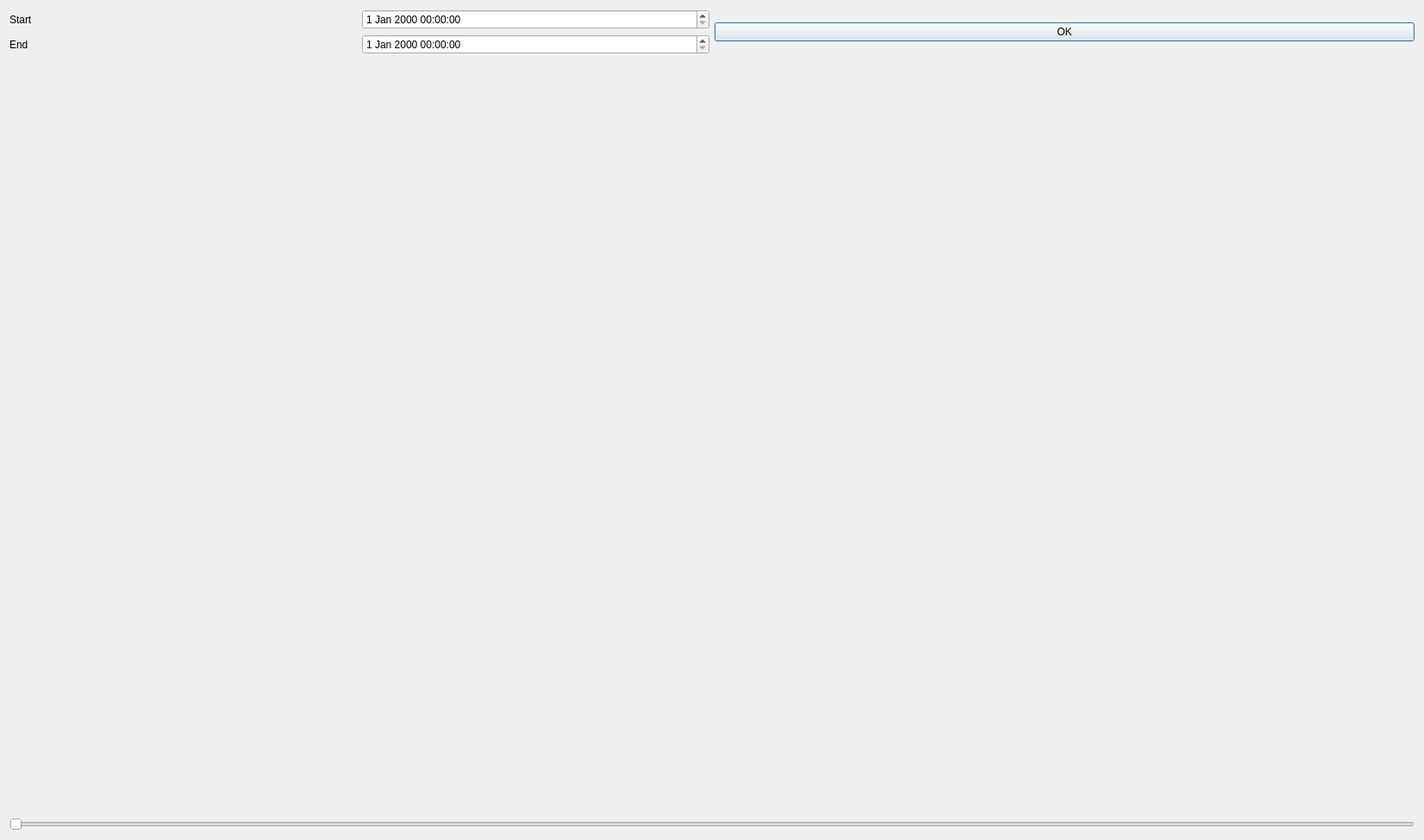
<?xml version="1.0" encoding="UTF-8"?>
<ui version="4.0">
 <class>specific_situation</class>
 <widget class="QDialog" name="specific_situation">
  <property name="geometry">
   <rect>
    <x>0</x>
    <y>0</y>
    <width>1652</width>
    <height>975</height>
   </rect>
  </property>
  <property name="windowTitle">
   <string>Dialog</string>
  </property>
  <layout class="QGridLayout" name="gridLayout_2">
   <item row="2" column="0">
    <layout class="QVBoxLayout" name="verticalLayout">
     <item>
      <widget class="QCustomPlot" name="plot" native="true">
       <property name="font">
        <font>
         <weight>50</weight>
         <bold>false</bold>
        </font>
       </property>
      </widget>
     </item>
     <item>
      <widget class="QSlider" name="horizontalSlider">
       <property name="orientation">
        <enum>Qt::Horizontal</enum>
       </property>
      </widget>
     </item>
    </layout>
   </item>
   <item row="0" column="0">
    <layout class="QHBoxLayout" name="horizontalLayout_2">
     <item>
      <layout class="QHBoxLayout" name="horizontalLayout">
       <item>
        <layout class="QGridLayout" name="gridLayout">
         <item row="1" column="1">
          <widget class="QDateTimeEdit" name="dateTimeEdit_end"/>
         </item>
         <item row="0" column="1">
          <widget class="QDateTimeEdit" name="dateTimeEdit_start"/>
         </item>
         <item row="1" column="0">
          <widget class="QLabel" name="label_2">
           <property name="text">
            <string>End</string>
           </property>
          </widget>
         </item>
         <item row="0" column="0">
          <widget class="QLabel" name="label">
           <property name="text">
            <string>Start    </string>
           </property>
          </widget>
         </item>
        </layout>
       </item>
      </layout>
     </item>
     <item>
      <widget class="QPushButton" name="pushButton">
       <property name="text">
        <string>OK</string>
       </property>
      </widget>
     </item>
    </layout>
   </item>
  </layout>
 </widget>
 <customwidgets>
  <customwidget>
   <class>QCustomPlot</class>
   <extends>QWidget</extends>
   <header>qcustomplot.h</header>
   <container>1</container>
  </customwidget>
 </customwidgets>
 <tabstops>
  <tabstop>dateTimeEdit_start</tabstop>
  <tabstop>dateTimeEdit_end</tabstop>
  <tabstop>pushButton</tabstop>
  <tabstop>horizontalSlider</tabstop>
 </tabstops>
 <resources/>
 <connections/>
</ui>
